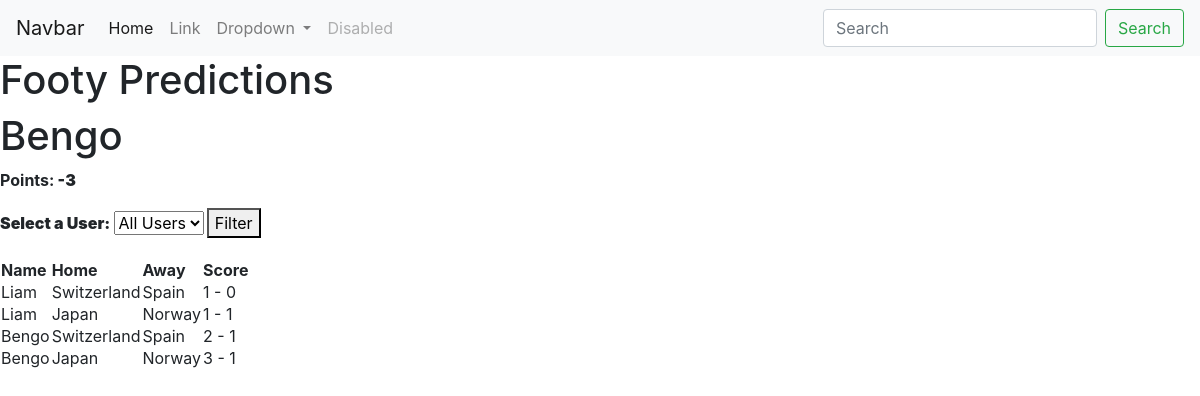
/score_table (signed in), run on the app's committed database.
### app.py (models this page shows, shortened)
class User(db.Model):
    id = db.Column(db.Integer, primary_key=True)
    name = db.Column(db.String(50), nullable=False)

class Scores(db.Model):
    id = db.Column(db.Integer, primary_key=True)
    user_id = db.Column(db.Integer, db.ForeignKey('user.id'), nullable=False)
    player_score = db.Column(db.Integer, nullable=False)
    user = db.relationship('User', backref='scores')

class Fixture(db.Model):
    id = db.Column(db.Integer, primary_key=True)
    home_team = db.Column(db.String(50), nullable=False)
    away_team = db.Column(db.String(50), nullable=False)

class Prediction(db.Model):
    id = db.Column(db.Integer, primary_key=True)
    user_id = db.Column(db.Integer, db.ForeignKey('user.id'), nullable=False)
    fixture_id = db.Column(db.Integer, db.ForeignKey('fixture.id'), nullable=False)
    home_score = db.Column(db.Integer, nullable=False)
    away_score = db.Column(db.Integer, nullable=False)
    user = db.relationship('User', backref='predictions')
    fixture = db.relationship('Fixture', backref='predictions')

### app.py (the view)
@app.route('/score_table', methods=['GET', 'POST'])
def results_table():
    if "user" in session:
        user = User.query.filter_by(name=session["user"]).first()
        user_id = user.id
        points = Scores.query.filter_by(user_id=user_id).first()
        print('user1')
    else:
        points = "The points have not yet been calculated."
        user = 'poo'
        print('user1')
    users = User.query.all()
    selected_user_id = None
    if request.method == 'POST':
        selected_user_id = request.form.get('user_id')
    if selected_user_id:
        all_predictions = db.session.query(User, Fixture, Prediction).\
            join(Prediction, User.id == Prediction.user_id).\
            join(Fixture, Prediction.fixture_id == Fixture.id).\
            filter(Prediction.user_id == int(selected_user_id)).all()
    else:
        all_predictions = db.session.query(User, Fixture, Prediction).\
            join(Prediction, User.id == Prediction.user_id).\
            join(Fixture, Prediction.fixture_id == Fixture.id).all()
    return render_template("score_table_trial.html", all_predictions=all_predictions, users=users, selected_user_id=selected_user_id, user = user, score = points)

### templates/score_table_trial.html (shortened to what this page needs)
{% extends "base.html" %}
{%block content %}
<!DOCTYPE html>
<html>
<head>
    </head>
    <body>
        {% if user %}
            <h1>{{ user.name }}</h1>
            <p><b>Points:<b> {{ score.player_score }}</p>
        {% else %}
            <p>{{ score }}</p>
        {% endif %}
    </body>
</head>
<body>
    <form method="post" action="/score_table">
        <label for="user_id">Select a User:</label>
        <select name="user_id" id="user_id">
            <option value="">All Users</option>
        </select>
        <button type="submit">Filter</button>
    </form>
    <table>
        <thead>
            <tr>
                <th>Name</th>
                <th>Home</th>
                <th>Away</th>
                <th>Score</th>
            </tr>
        </thead>
        <tbody>
            {% for user, fixture, prediction in all_predictions %}
            <tr>
                <td>{{ user.name }}</td>
                <td>{{ fixture.home_team }}</td>
                <td>{{ fixture.away_team }}</td>
                <td>{{ prediction.home_score }} - {{ prediction.away_score }}</td>
            </tr>
            {% endfor %}
        </tbody>
    </table>
</body>
</html>
{% endblock %}

### data on the page
User: name "Bengo", home_team "Switzerland", away_team "Spain", home_score "2", away_score "1", home_team "Japan", away_team "Norway", home_score "3"
Scores: player_score "-3"
User: name "Liam", home_team "Switzerland", away_team "Spain", home_score "1", away_score "0", home_team "Japan", away_team "Norway", away_score "1"
